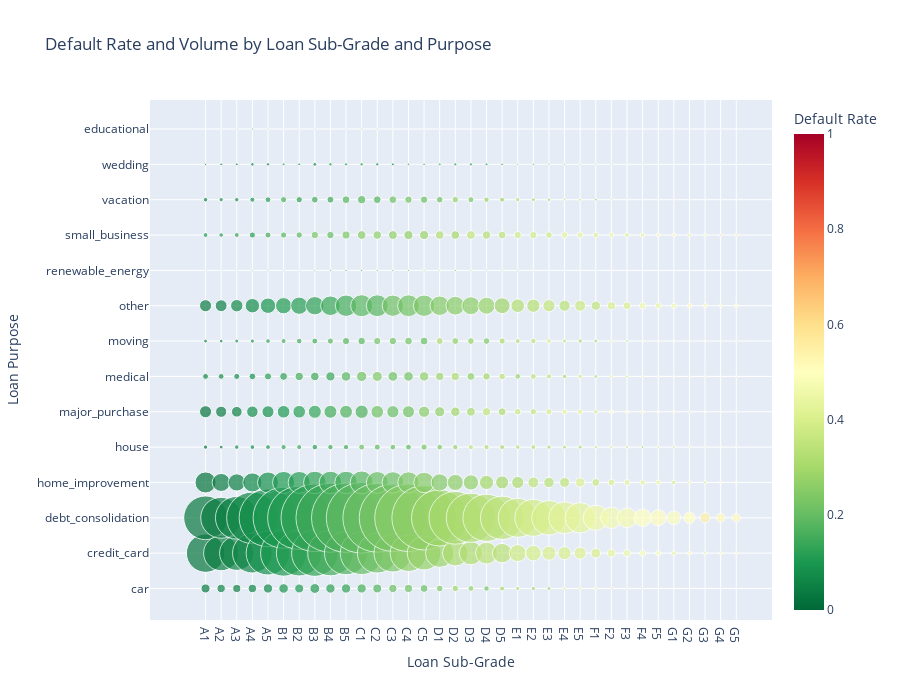

Source (notebook cell):
### Markdown cell above
#### Sub-Grade & Purpose: Pinpointing High-Risk Loan Segments

The interactive bubble chart allows us to assess three critical dimensions at once:

* **X-axis (Sub-Grade)**: The granular risk rating assigned by the lender.
* **Y-axis (Loan Purpose)**: The reason the borrower is taking the loan.
* **Bubble Color (Default Rate)**: The riskiness of the segment. Darker red indicates a higher default rate.
* **Bubble Size (Loan Count)**: The business exposure to that segment. Larger bubbles represent more loans.

**Key Insight**: This chart is powerful for identifying areas of concentrated risk. **Look for large, dark-colored bubbles**. These represent segments with a high volume of loans and a high default rate—the most critical areas for review. For example, you can quickly see that `debt_consolidation` has the highest volume across most sub-grades, but the risk (color) darkens significantly as the sub-grade worsens from A to G.

### Code cell
# Calculate default rate and count for each sub_grade and purpose combination
subgrade_purpose_df = loan_data.groupby(['sub_grade', 'purpose']).agg(
    count=('loan_status_binary', 'count'),
    defaults=('loan_status_binary', lambda x: (x == 0).sum())
).reset_index()
subgrade_purpose_df['default_rate'] = subgrade_purpose_df['defaults'] / subgrade_purpose_df['count']

# Create the interactive bubble chart
fig = px.scatter(
    subgrade_purpose_df,
    x='sub_grade',
    y='purpose',
    color='default_rate',
    size='count',
    size_max=50,  # Controls the maximum bubble size for readability
    color_continuous_scale='RdYlGn_r',  # Red-Yellow-Green reversed (Red = High Risk)
    title='Default Rate and Volume by Loan Sub-Grade and Purpose',
    hover_name='purpose',
    hover_data={
        'sub_grade': True,
        'count': ':,',
        'default_rate': ':.2%'
    },
    category_orders={"sub_grade": sorted(loan_data['sub_grade'].dropna().unique())} # Ensure sub_grades are sorted
)

fig.update_layout(
    xaxis_title='Loan Sub-Grade',
    yaxis_title='Loan Purpose',
    coloraxis_colorbar=dict(title='Default Rate'),
    height=700  # Increase height for better readability of y-axis labels
)
fig.show()

### Figure 1 — Plotly figure (JSON) as saved in the notebook; plotly's stock layout.template omitted (floating-point values rounded to 4 significant figures; data arrays with more than 128 entries replaced by an {"elided": "..."} marker saying what was removed)
{"data": [{"customdata": {"elided": "487x2 float values"}, "hovertemplate": "<b>%{hovertext}</b><br><br>sub_grade=%{x}<br>purpose=%{y}<br>count=%{customdata[0]:,}<br>default_rate=%{marker.color:.2%}<extra></extra>", "hovertext": {"elided": "487 str values"}, "legendgroup": "", "marker": {"color": {"elided": "487 float values"}, "coloraxis": "coloraxis", "size": {"elided": "487 int values"}, "sizemode": "area", "sizeref": 20.21, "symbol": "circle"}, "mode": "markers", "name": "", "orientation": "v", "showlegend": false, "type": "scatter", "x": {"elided": "487 str values"}, "xaxis": "x", "y": {"elided": "487 str values"}, "yaxis": "y"}], "layout": {"coloraxis": {"colorbar": {"title": {"text": "Default Rate"}}, "colorscale": [[0, "rgb(0,104,55)"], [0.1, "rgb(26,152,80)"], [0.2, "rgb(102,189,99)"], [0.3, "rgb(166,217,106)"], [0.4, "rgb(217,239,139)"], [0.5, "rgb(255,255,191)"], [0.6, "rgb(254,224,139)"], [0.7, "rgb(253,174,97)"], [0.8, "rgb(244,109,67)"], [0.9, "rgb(215,48,39)"], [1, "rgb(165,0,38)"]]}, "height": 700, "legend": {"itemsizing": "constant", "tracegroupgap": 0}, "title": {"text": "Default Rate and Volume by Loan Sub-Grade and Purpose"}, "xaxis": {"anchor": "y", "categoryarray": ["A1", "A2", "A3", "A4", "A5", "B1", "B2", "B3", "B4", "B5", "C1", "C2", "C3", "C4", "C5", "D1", "D2", "D3", "D4", "D5", "E1", "E2", "E3", "E4", "E5", "F1", "F2", "F3", "F4", "F5", "G1", "G2", "G3", "G4", "G5"], "categoryorder": "array", "domain": [0, 1], "title": {"text": "Loan Sub-Grade"}}, "yaxis": {"anchor": "x", "domain": [0, 1], "title": {"text": "Loan Purpose"}}}}
